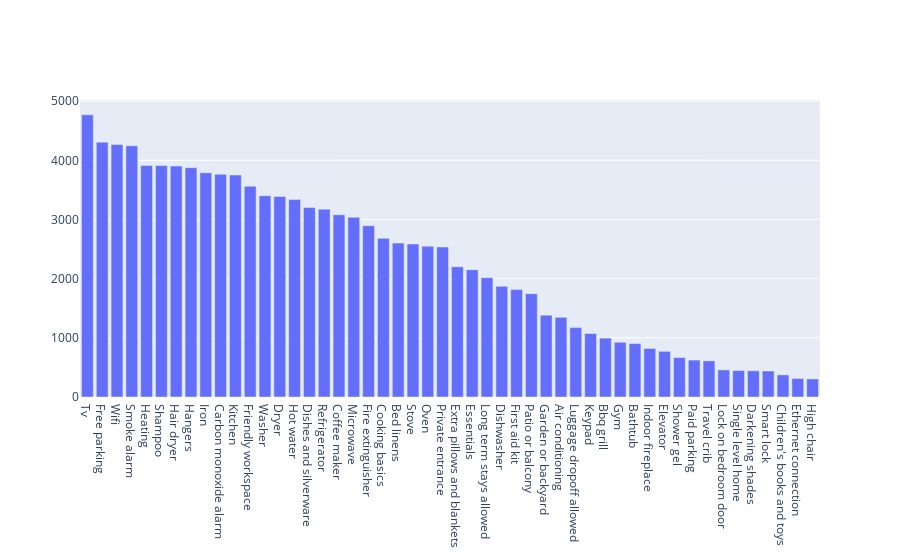

The notebook cell this image was saved under:
### Code cell
import plotly.graph_objects as go
fig = go.Figure([go.Bar(x=top_tokenDist_df.amenity_token, y=top_tokenDist_df.freq)])
fig.show()

### Figure 1 — Plotly figure (JSON) as saved in the notebook; plotly's stock layout.template omitted (floating-point values rounded to 4 significant figures)
{"data": [{"type": "bar", "x": ["Tv", "Free parking", "Wifi", "Smoke alarm", "Heating", "Shampoo", "Hair dryer", "Hangers", "Iron", "Carbon monoxide alarm", "Kitchen", "Friendly workspace", "Washer", "Dryer", "Hot water", "Dishes and silverware", "Refrigerator", "Coffee maker", "Microwave", "Fire extinguisher", "Cooking basics", "Bed linens", "Stove", "Oven", "Private entrance", "Extra pillows and blankets", "Essentials", "Long term stays allowed", "Dishwasher", "First aid kit", "Patio or balcony", "Garden or backyard", "Air conditioning", "Luggage dropoff allowed", "Keypad", "Bbq grill", "Gym", "Bathtub", "Indoor fireplace", "Elevator", "Shower gel", "Paid parking", "Travel crib", "Lock on bedroom door", "Single level home", "Darkening shades", "Smart lock", "Children's books and toys", "Ethernet connection", "High chair"], "y": [4768, 4306, 4266, 4245, 3911, 3911, 3902, 3876, 3789, 3765, 3751, 3561, 3402, 3389, 3336, 3204, 3174, 3079, 3038, 2895, 2681, 2601, 2586, 2549, 2535, 2200, 2151, 2017, 1871, 1815, 1746, 1383, 1347, 1173, 1073, 995, 925, 903, 820, 772, 666, 624, 611, 458, 447, 443, 439, 374, 313, 305]}], "layout": {}}
